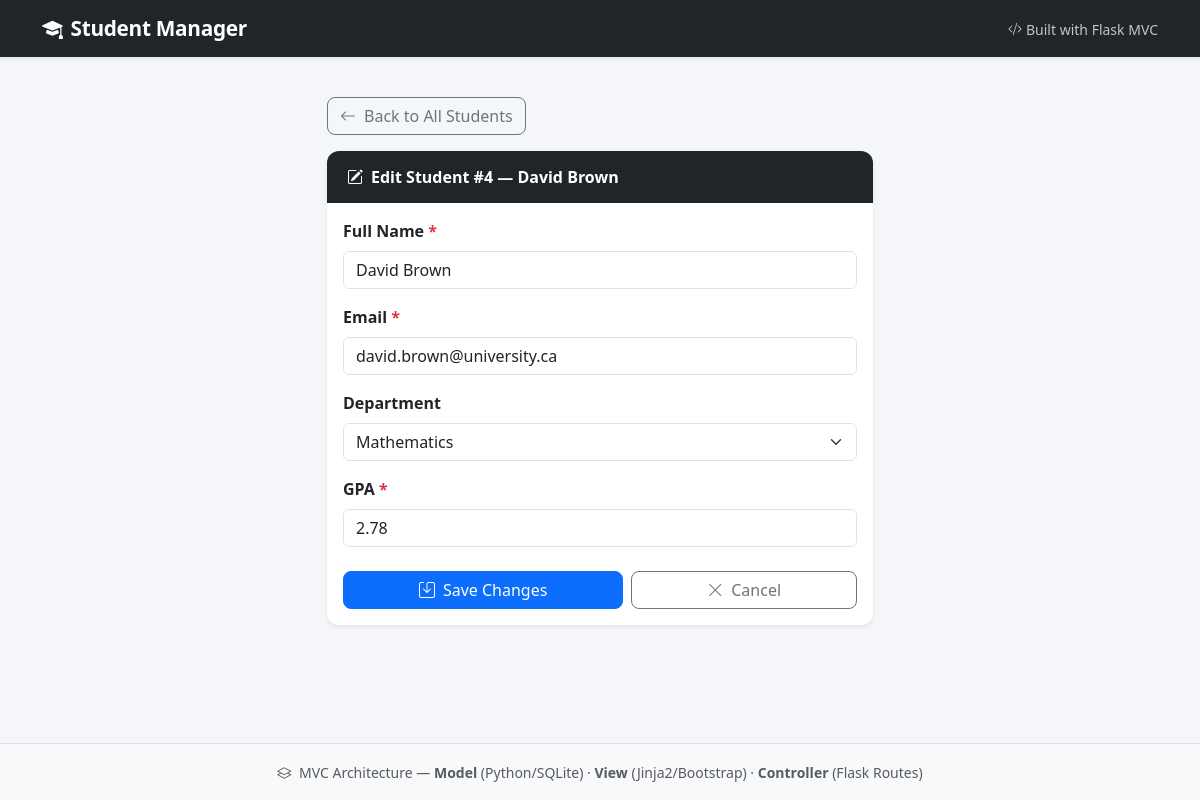
The app's page /edit/4 with its own data.
### tables this page shows
CREATE TABLE students (
            id INTEGER PRIMARY KEY AUTOINCREMENT,
            name TEXT NOT NULL,
            email TEXT NOT NULL,
            department TEXT DEFAULT 'Computer Science',
            gpa REAL DEFAULT 0.0,
            created_at TEXT DEFAULT CURRENT_TIMESTAMP
        );

### routes.py (the view)
@main.route("/edit/<int:student_id>")
def edit_student(student_id):
    student = models.get_student_by_id(student_id)
    if student is None:
        flash("Student not found!", "danger")
        return redirect(url_for("main.index"))
    return render_template("edit.html", student=student)

### models.py (called while the page is built)
def get_db():
    conn = sqlite3.connect(DATABASE)
    conn.row_factory = sqlite3.Row
    return conn

def get_student_by_id(student_id):
    conn = get_db()
    student = conn.execute(
        "SELECT * FROM students WHERE id = ?", (student_id,)
    ).fetchone()
    conn.close()
    return student

### templates/edit.html (shortened to what this page needs)
{% extends "base.html" %}
{% block content %}
<div class="row justify-content-center">
    <div class="col-lg-6">
        <a href="/" class="btn btn-outline-secondary mb-3">
            <i class="bi bi-arrow-left me-2"></i>Back to All Students
        </a>
        <div class="card border-0 shadow-sm">
            <div class="card-header bg-dark text-white">
                <i class="bi bi-pencil-square me-2"></i>Edit Student #{{ student.id }} — {{ student.name }}
            </div>
            <div class="card-body">
                <form action="/update/{{ student.id }}" method="POST">
                    <div class="mb-3">
                        <label for="name" class="form-label fw-semibold">
                            Full Name <span class="text-danger">*</span>
                        </label>
                        <input type="text" class="form-control" id="name"
                               name="name" value="{{ student.name }}" required>
                    </div>
                    <div class="mb-3">
                        <label for="email" class="form-label fw-semibold">
                            Email <span class="text-danger">*</span>
                        </label>
                        <input type="email" class="form-control" id="email"
                               name="email" value="{{ student.email }}" required>
                    </div>
                    <div class="mb-3">
                        <label for="department" class="form-label fw-semibold">Department</label>
                        <select class="form-select" id="department" name="department">
                            {% for dept in ['Computer Science', 'Electrical Engineering', 'Mathematics', 'Physics', 'Chemistry', 'Biology'] %}
                                <option value="{{ dept }}" {% if student.department == dept %}selected{% endif %}>
                                    {{ dept }}
                                </option>
                            {% endfor %}
                        </select>
                    </div>
                    <div class="mb-4">
                        <label for="gpa" class="form-label fw-semibold">
                            GPA <span class="text-danger">*</span>
                        </label>
                        <input type="number" class="form-control" id="gpa"
                               name="gpa" value="{{ student.gpa }}"
                               min="0" max="4" step="0.01" required>
                    </div>
                    <div class="d-flex gap-2">
                        <button type="submit" class="btn btn-primary flex-fill">
                            <i class="bi bi-save me-2"></i>Save Changes
                        </button>
                        <a href="/" class="btn btn-outline-secondary flex-fill">
                            <i class="bi bi-x-lg me-2"></i>Cancel
                        </a>
                    </div>
                </form>
            </div>
        </div>
    </div>
</div>
{% endblock %}

### static/style.css (style rules this page uses)
body { background-color: #f4f6f9; min-height: 100vh; display: flex; flex-direction: column; }
.card { border-radius: 12px; overflow: hidden; }
.card-header { border-bottom: none; padding: 14px 20px; font-weight: 600; }
.btn { border-radius: 8px; font-weight: 500; }

### records on screen
students: id "4", name "David Brown", email "david.brown@university.ca", department "Mathematics", gpa "2.78"
